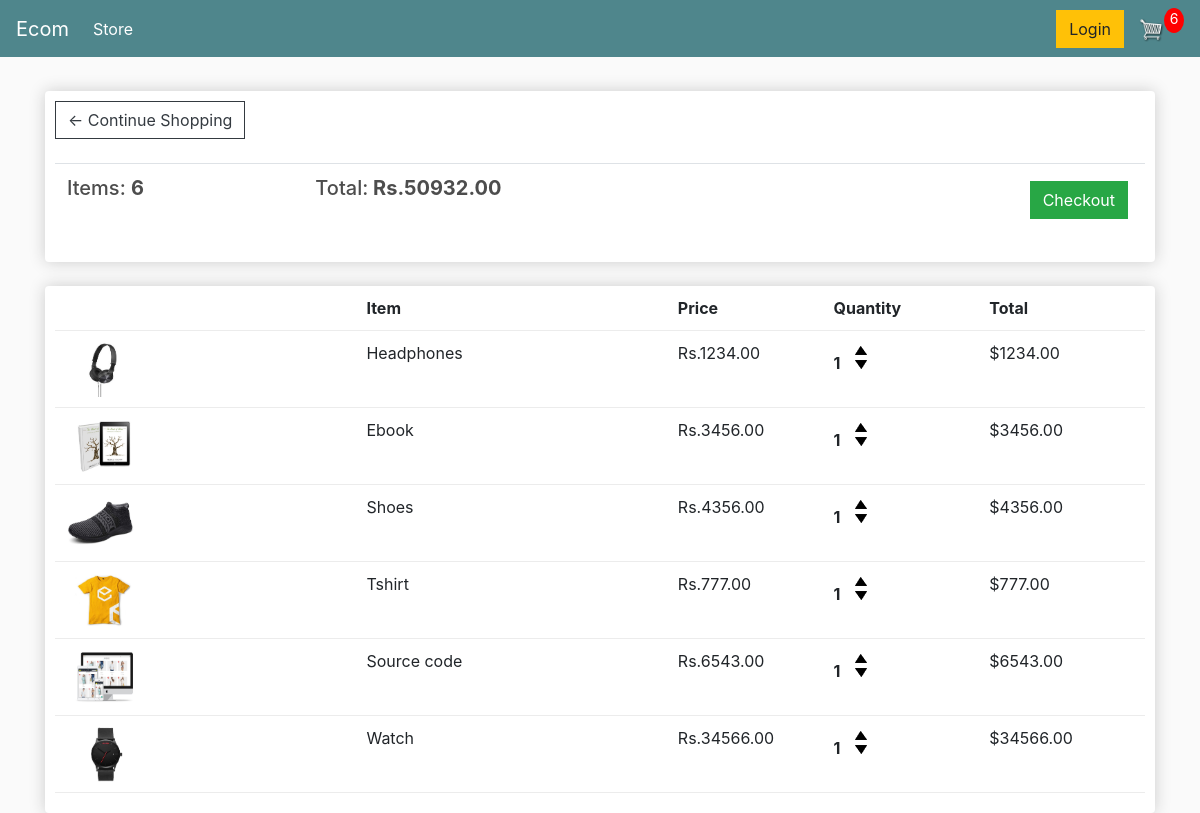
The app's page /cart/ (signed in) with its own data.
### store/models.py (models this page shows, shortened)
class Order(models.Model):
	customer = models.ForeignKey(
		Customer, on_delete=models.SET_NULL, null=True, blank=True)
	date_ordered = models.DateTimeField(auto_now_add=True)
	complete = models.BooleanField(default=False)
	transaction_id = models.CharField(max_length=100, null=True)
	@property
	def get_cart_total(self):
		orderitems = self.orderitem_set.all()
		total = sum([item.get_total for item in orderitems])
		return total
	@property
	def get_cart_items(self):
		orderitems = self.orderitem_set.all()
		total = sum([item.quantity for item in orderitems])
		return total

class OrderItem(models.Model):
	product = models.ForeignKey(Product, on_delete=models.SET_NULL, null=True)
	order = models.ForeignKey(Order, on_delete=models.SET_NULL, null=True)
	quantity = models.IntegerField(default=0, null=True, blank=True)
	date_added = models.DateTimeField(auto_now_add=True)
	@property
	def get_total(self):
		total = self.product.price * self.quantity
		return total

class Product(models.Model):
	name = models.CharField(max_length=200)
	price = models.FloatField()
	digital = models.BooleanField(default=False, null=True, blank=True)
	image = models.ImageField(null=True, blank=True)
	@property
	def imageURL(self):
		try:
			url = self.image.url
		except:
			url = ''
		return url

### store/views.py (the view)
# urls.py: path('cart/', views.cart, name="cart"),
def cart(request):
	if request.user.is_authenticated:
		customer = request.user.customer
		order, created = Order.objects.get_or_create(
			customer=customer, complete=False)
		items = order.orderitem_set.all()
		cartItems = order.get_cart_items
	else:
		items = []
		order = {'get_cart_total': 0, 'get_cart_items': 0, 'shipping': False}
		cartItems = order['get_cart_items']
	context = {'items': items, 'order': order, 'cartItems': cartItems}
	return render(request, 'store/cart.html', context)

### store/templates/store/cart.html
{% extends 'store/main.html' %}
{% load static %}
{% block content %}
	<div class="row">
		<div class="col-lg-12">
			<div class="box-element">
				<a  class="btn btn-outline-dark" href="{% url 'store' %}">&#x2190; Continue Shopping</a>
				<br>
				<br>
				<table class="table">
					<tr>
						<th><h5>Items: <strong>{{order.get_cart_items}}</strong></h5></th>
						<th><h5>Total:<strong> Rs.{{order.get_cart_total|floatformat:2}}</strong></h5></th>
						<th>
							<a  style="float:right; margin:5px;" class="btn btn-success" href="{% url 'checkout' %}">Checkout</a>
						</th>
					</tr>
				</table>
			</div>
			<br>
			<div class="box-element">
				<div class="cart-row">
					<div style="flex:2"></div>
					<div style="flex:2"><strong>Item</strong></div>
					<div style="flex:1"><strong>Price</strong></div>
					<div style="flex:1"><strong>Quantity</strong></div>
					<div style="flex:1"><strong>Total</strong></div>
				</div>
				{% for item in items %}
				<div class="cart-row">
					<div style="flex:2"><img class="row-image" src="{{item.product.imageURL}}"></div>
					<div style="flex:2"><p>{{item.product.name}}</p></div>
					<div style="flex:1"><p>Rs.{{item.product.price|floatformat:2}}</p></div>
					<div style="flex:1">
						<p class="quantity">{{item.quantity}}</p>
						<div class="quantity">
							<img data-product="{{item.product.id}}" data-action="add" class="chg-quantity update-cart" src="{% static  'images/arrow-up.png' %}">
							<img data-product="{{item.product.id}}" data-action="remove" class="chg-quantity update-cart" src="{% static  'images/arrow-down.png' %}">
						</div>
					</div>
					<div style="flex:1"><p>${{item.get_total|floatformat:2}}</p></div>
				</div>
				{% endfor %}
			</div>
		</div>
	</div>
{% endblock content %}

### static/css/main.css (style rules this page uses)
body { background-color: hsl(0, 0%, 98%); }
h1,h2,h3,h4,h5,h6 { color:hsl(0, 0%, 30%); }
.box-element { box-shadow:hsl(0, 0%, 80%) 0 0 16px; background-color: #fff; border-radius: 4px; padding: 10px; }
.col-lg-4, .col-lg-6, .col-lg-8, .col-lg-12 { margin-top: 10px; }
.btn { border-radius: 0; }
.row-image { width: 100px; }
.cart-row { display: flex; align-items: flex-stretch; padding-bottom: 10px; margin-bottom: 10px; border-bottom: 1px solid #ececec; }
.quantity { display: inline-block; font-weight: 700; padding-right:10px; }
.chg-quantity { width: 12px; cursor: pointer; display: block; margin-top: 5px; transition:.1s; }

### records on screen
Order: get_cart_items "6", get_cart_total "50932.00"
OrderItem: product.imageURL (picture), product.name "Headphones", product.price "1234.00", quantity "1", get_total "1234.00"
OrderItem: product.imageURL (picture), product.name "Ebook", product.price "3456.00", quantity "1", get_total "3456.00"
OrderItem: product.imageURL (picture), product.name "Shoes", product.price "4356.00", quantity "1", get_total "4356.00"
OrderItem: product.imageURL (picture), product.name "Tshirt", product.price "777.00", quantity "1", get_total "777.00"
OrderItem: product.imageURL (picture), product.name "Source code", product.price "6543.00", quantity "1", get_total "6543.00"
OrderItem: product.imageURL (picture), product.name "Watch", product.price "34566.00", quantity "1", get_total "34566.00"

### other values on screen
{{ cartItems }} "6"
